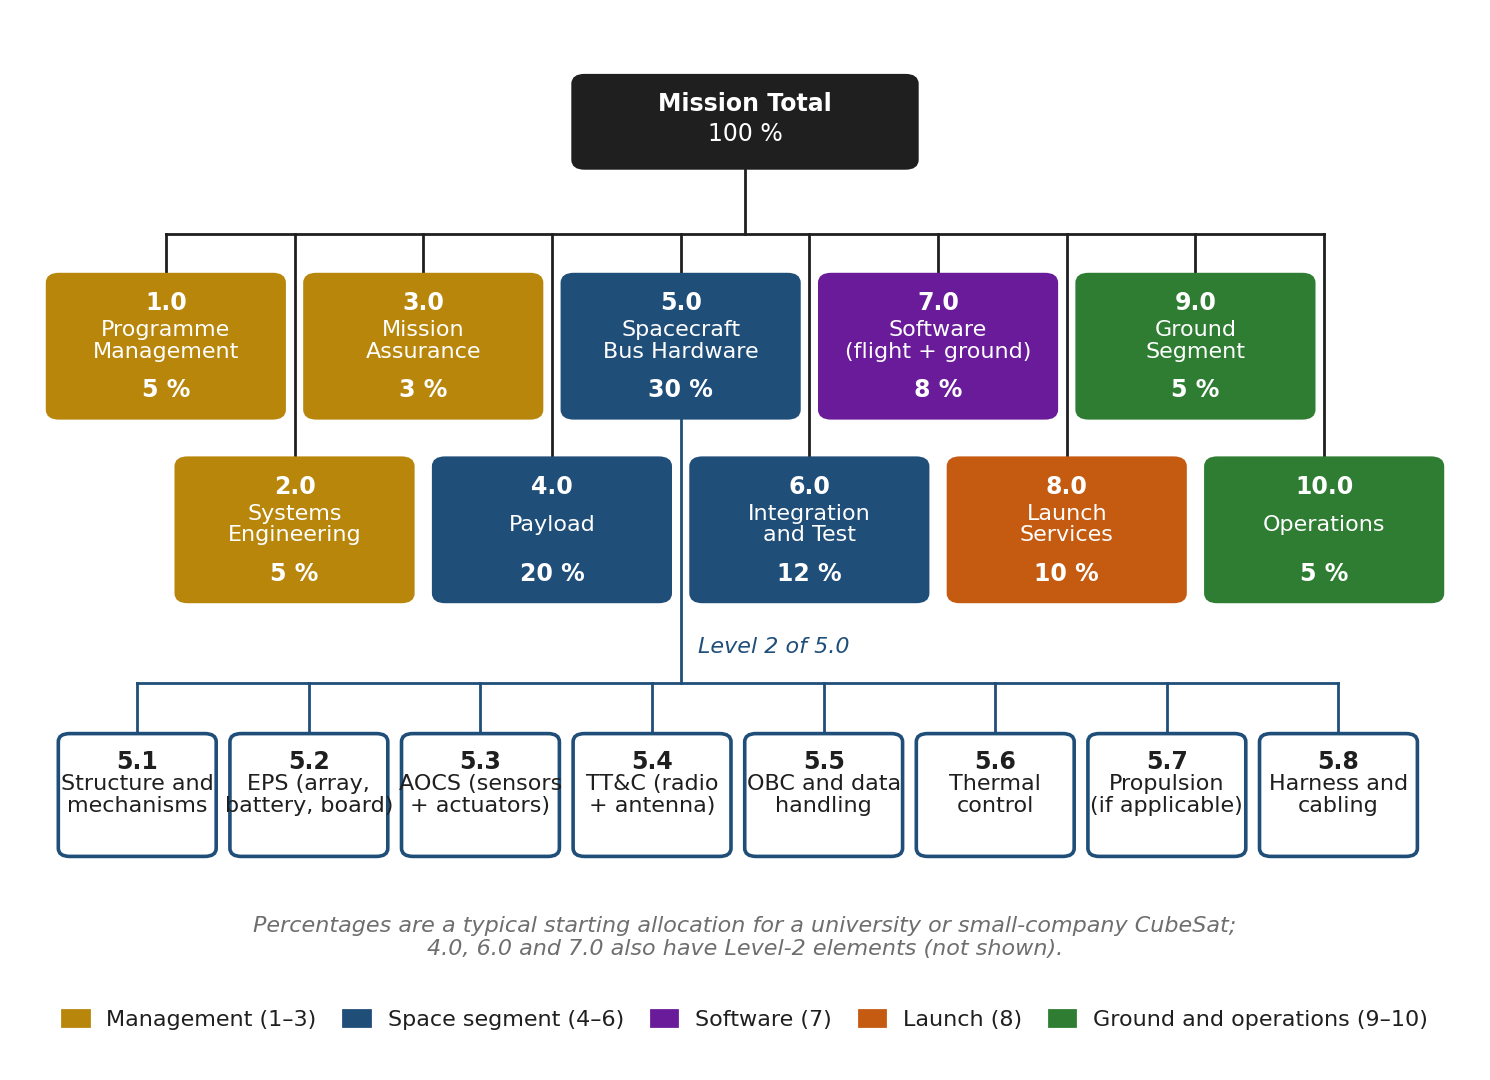

This chart was generated by the following Python code:
"""Standard CubeSat work breakdown structure (Chapter 16 §16.2.1): Mission Total
branching to the ten Level-1 elements with their typical share of total cost,
and 5.0 Spacecraft Bus Hardware expanded to 5.1–5.8."""
from pathlib import Path

import matplotlib.pyplot as plt
from matplotlib.patches import FancyBboxPatch, Patch
from oer_style import apply_style, COLORS, save

apply_style()
fig = plt.figure(figsize=(7.15, 5.1))
ax = fig.add_axes([0, 0, 1, 1])
ax.set_xlim(0, 100)
ax.set_ylim(0, 100)
ax.set_axis_off()
ax.grid(False)

groups = {
    "mgmt": ("Management (1–3)", COLORS["accent_5"]),
    "space": ("Space segment (4–6)", COLORS["accent"]),
    "sw": ("Software (7)", COLORS["accent_4"]),
    "launch": ("Launch (8)", COLORS["accent_2"]),
    "ground": ("Ground and operations (9–10)", COLORS["accent_3"]),
}
level1 = [
    ("1.0", "Programme\nManagement", 5, "mgmt"),
    ("2.0", "Systems\nEngineering", 5, "mgmt"),
    ("3.0", "Mission\nAssurance", 3, "mgmt"),
    ("4.0", "Payload", 20, "space"),
    ("5.0", "Spacecraft\nBus Hardware", 30, "space"),
    ("6.0", "Integration\nand Test", 12, "space"),
    ("7.0", "Software\n(flight + ground)", 8, "sw"),
    ("8.0", "Launch\nServices", 10, "launch"),
    ("9.0", "Ground\nSegment", 5, "ground"),
    ("10.0", "Operations", 5, "ground"),
]
level2 = [
    ("5.1", "Structure and\nmechanisms"), ("5.2", "EPS (array,\nbattery, board)"),
    ("5.3", "AOCS (sensors\n+ actuators)"), ("5.4", "TT&C (radio\n+ antenna)"),
    ("5.5", "OBC and data\nhandling"), ("5.6", "Thermal\ncontrol"),
    ("5.7", "Propulsion\n(if applicable)"), ("5.8", "Harness and\ncabling"),
]


def box(x, y, w, h, color, title, body, pct=None, fill=True):
    ax.add_patch(FancyBboxPatch((x - w / 2, y - h / 2), w, h, boxstyle="round,pad=0.02,rounding_size=0.8",
                                facecolor=color if fill else "#ffffff", edgecolor=color, lw=1.3, zorder=3))
    tc = "#ffffff" if fill else COLORS["ink"]
    ax.text(x, y + h / 2 - 1.6, title, ha="center", va="top", fontsize=8.5, fontweight="bold",
            color=tc, zorder=4)
    ax.text(x, y + (0.5 if pct is not None else 0), body, ha="center", va="center", fontsize=8,
            color=tc, zorder=4, linespacing=1.1)
    if pct is not None:
        ax.text(x, y - h / 2 + 1.5, f"{pct} %", ha="center", va="bottom", fontsize=8.5,
                fontweight="bold", color=tc, zorder=4)


# root
box(50, 91, 24, 9, COLORS["ink"], "Mission Total", "", None)
ax.text(50, 91 - 1.2, "100 %", ha="center", va="center", fontsize=8.5, color="#ffffff", zorder=4)

# level 1 row — staggered on two rows so that the names fit at 8 pt
n1 = len(level1)
W1, H1 = 16.5, 14
xs1 = [9.5 + i * 9.0 for i in range(n1)]
y_up, y_dn = 69, 51
ybus = 80
ax.plot([50, 50], [91 - 4.5, ybus], color=COLORS["ink"], lw=1.0, zorder=2)
ax.plot([xs1[0], xs1[-1]], [ybus, ybus], color=COLORS["ink"], lw=1.0, zorder=2)
for i, (x, (num, name, pct, g)) in enumerate(zip(xs1, level1)):
    y1 = y_up if i % 2 == 0 else y_dn
    ax.plot([x, x], [ybus, y1 + H1 / 2], color=COLORS["ink"], lw=1.0, zorder=2)
    box(x, y1, W1, H1, groups[g][1], num, name, pct)

# level 2 row (children of 5.0)
n2 = len(level2)
W2, H2 = 11.0, 12
xs2 = [2 + W2 / 2 + i * (96 / n2) for i in range(n2)]
y2 = 25
x5 = xs1[4]
ybus2 = y2 + H2 / 2 + 5
ax.plot([x5, x5], [y_up - H1 / 2, ybus2], color=COLORS["accent"], lw=1.0, zorder=2)
ax.plot([xs2[0], xs2[-1]], [ybus2, ybus2], color=COLORS["accent"], lw=1.0, zorder=2)
for x, (num, name) in zip(xs2, level2):
    ax.plot([x, x], [ybus2, y2 + H2 / 2], color=COLORS["accent"], lw=1.0, zorder=2)
    box(x, y2, W2, H2, COLORS["accent"], num, name, None, fill=False)
ax.text(x5 + 1.2, (y_dn - H1 / 2 + ybus2) / 2 - 0.5, "Level 2 of 5.0", fontsize=8, color=COLORS["accent"],
        va="center", ha="left", style="italic")

# legend
handles = [Patch(color=c, label=l) for l, c in groups.values()]
ax.legend(handles=handles, loc="lower center", bbox_to_anchor=(0.5, 0.0), ncol=5, fontsize=8,
          handlelength=1.2, columnspacing=1.2, frameon=False)
ax.text(50, 11, "Percentages are a typical starting allocation for a university or small-company CubeSat;\n"
        "4.0, 6.0 and 7.0 also have Level-2 elements (not shown).",
        ha="center", va="center", fontsize=8, style="italic", color=COLORS["grey"])

save(fig, Path(__file__).stem)
